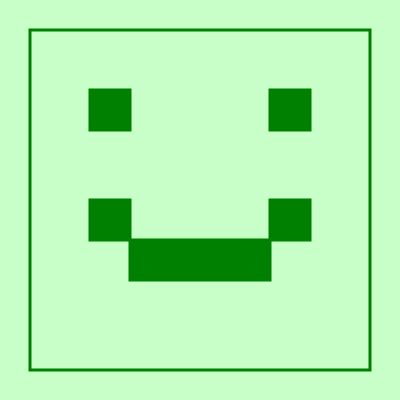
Frame 1 (no input)
Frame 60 (no input): identical to frame 1, image omitted
Frame 120 (the mouse pressed at the canvas centre since frame 60): identical to frame 1, image omitted

The p5.js sketch that drew this single still picture (run headless with seeded random() and noise() and a simulated clock; from frame 60 on, the mouse is pressed at the canvas centre):

// p5.js sketch
// ── sketch.js
function setup() {
  createCanvas(400, 400);
}

function draw() {
  background(200,255,200);
  //Border
  stroke('green');
  strokeWeight(3);
  noFill();
  square(30,30,340);
  // eyes
  stroke('green');
  fill('green');
  square(90,90,40);
  square(270,90,40);
  //mouth
  stroke('green');
  fill('green');
  square(90,200,40);
  rect(130,240,140,40);
  square(270,200,40);


}
